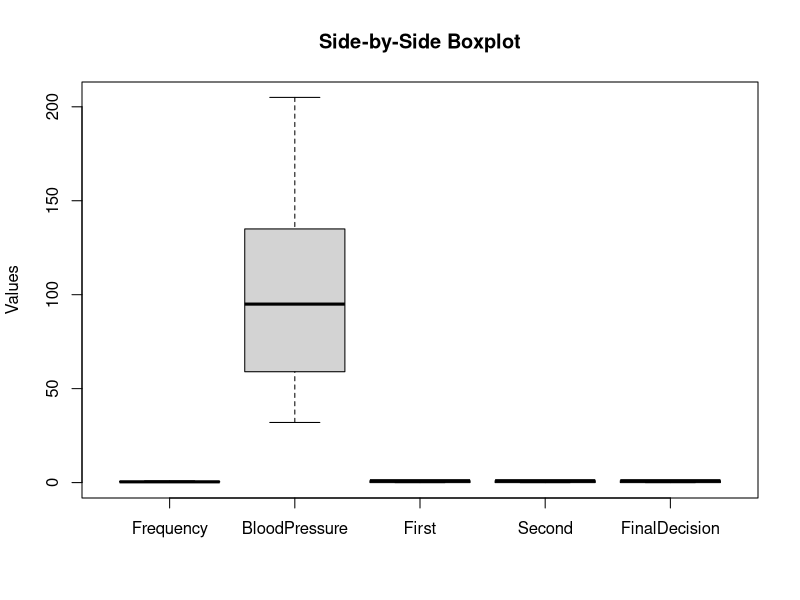
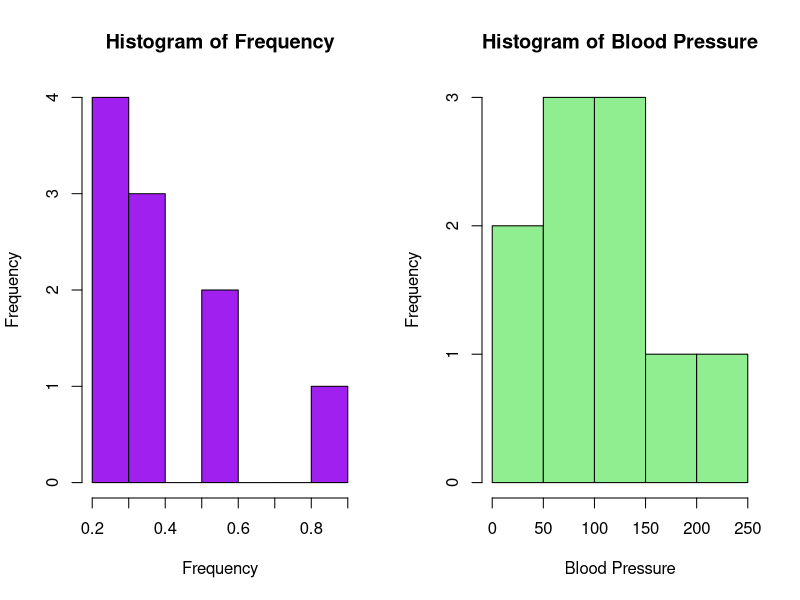

These charts were generated, in order, by the following R code:
Frequency <- c(0.6, 0.3, 0.4, 0.4, 0.2, 0.6, 0.3, 0.4, 0.9, 0.2)
BloodPressure <- c(103, 87, 32, 42, 59, 109, 78, 205, 135, 176)
First <- c(1, 1, 1, 1, 0, 0, 0, 0, NA, 1)
Second <- c(0, 0, 1, 1, 0, 0, 1, 1, 1, 1)
FinalDecision <- c(0, 1, 0, 1, 0, 1, 0, 1, 1, 1)

data <- data.frame(Frequency, BloodPressure, First, Second, FinalDecision)

boxplot(Frequency, BloodPressure, First, Second, FinalDecision, 
        names = c("Frequency", "BloodPressure", "First", "Second", "FinalDecision"), 
        main = "Side-by-Side Boxplot", 
        ylab = "Values")

par(mfrow = c(1, 2)) 


hist(Frequency, col = "purple", main = "Histogram of Frequency", xlab = "Frequency", 
     breaks = 5)

hist(BloodPressure, col = "lightgreen", main = "Histogram of Blood Pressure", 
     xlab = "Blood Pressure", breaks = 5)



